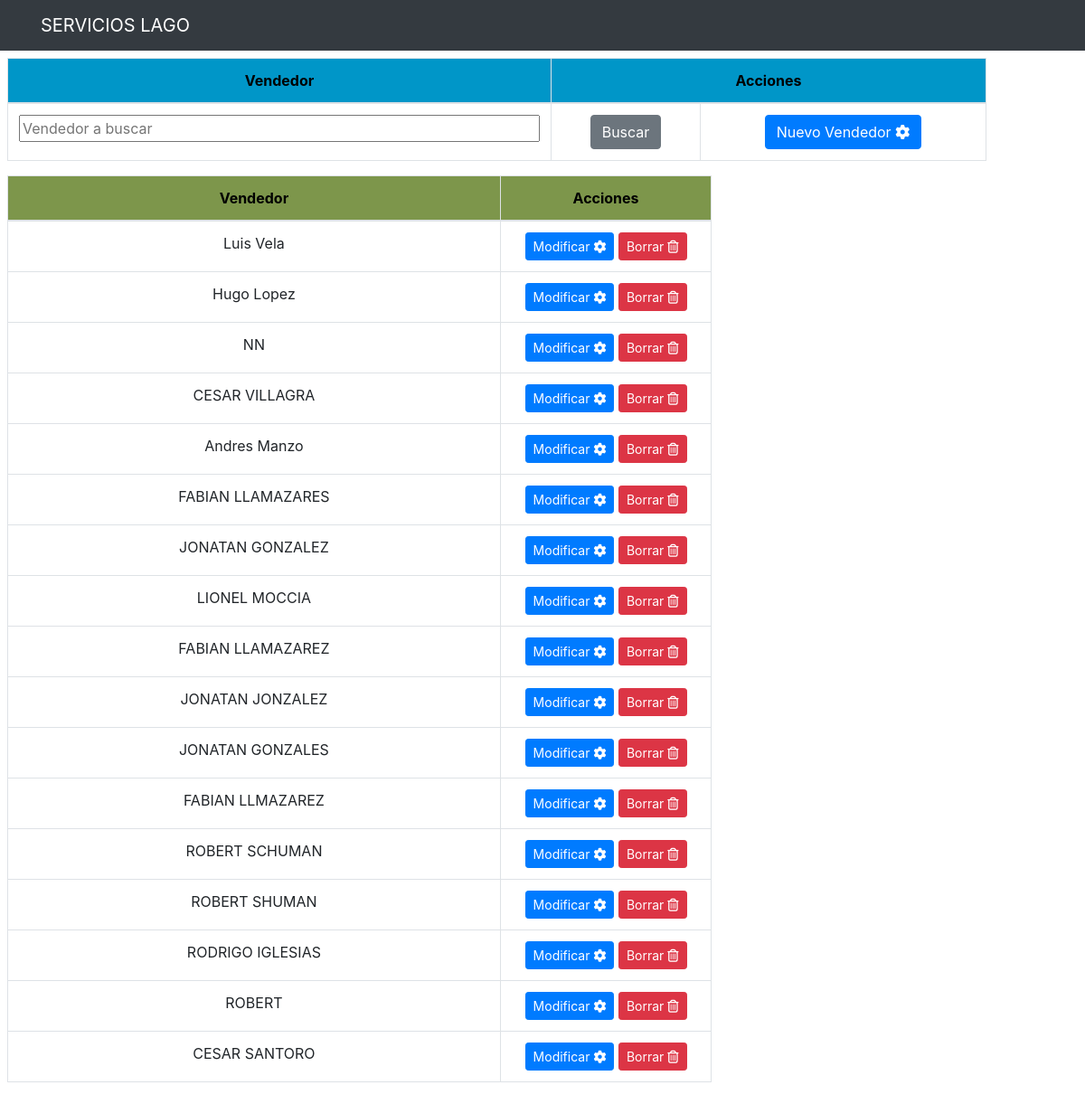
The page /abmb/vendedores.php on the database its author committed.
### tables this page shows
CREATE TABLE `vendedores` (
  `id` int(5) NOT NULL,
  `Vendedor` varchar(17) DEFAULT NULL
);

### abmb/vendedores.php (the view, shortened to what this page needs)
<?php
$esta = $_SERVER['PHP_SELF'];
?>
<div class="col-md-12 container p-2">
	<div class="row">
		<div class="col-md-11">
			<form action="<?php echo $esta ?>" method="POST">
				<table class="table table-bordered">
					<thead class="thead-cel" style="text-align:center">
						<tr>
							<th style="width: 50%">Vendedor</th>
							<th style="width: 40%" colspan=2>Acciones</th>
						</tr>
					</thead>
					<tbody>
							<tr>
								<td><input text="vend" name="vend" style="width: 100%" placeholder="Vendedor a buscar"></td>
								<td><input type="submit" name="Busca" value="Buscar" class="btn btn-secondary"></td>
								<td><a href="/Servicios/Altas/altavend.php?flag=0" class="btn btn-primary"> Nuevo Vendedor <i class="fa fa-cog fa-spin"></i>
								</a></td>
							</tr>
					</tbody>
				</table>
			</form>
		</div>
	</div>
	<div class="row">
		<div class="col-md-8">
				<table class="table table-condensed table-bordered table-hover">
					<thead class="thead-dario" style="text-align:center">
						<tr>
							<th style="width: 70%">Vendedor</th>
							<th style="width: 30%">Acciones</th>
					</thead>
					<tbody>
						<?php
							if (isset($_POST['Busca'])){
								$mivend= '%' . $_POST['vend'] . '%';
								$query = "SELECT * FROM vendedores WHERE Vendedor like '$mivend'";
							}
							else{
								$query = "SELECT * FROM vendedores";
							}
							$result_tasks = mysqli_query($conn,$query);
							while ($row=mysqli_fetch_array($result_tasks)) {
						?>
								<tr>
									<td><?php echo $row['Vendedor'] ?></td>
									<td>
										<a href="/Servicios/Modif/modifvend.php?id=<?php echo $row['id'] ?>" class=
										"btn btn-primary btn-sm">
											Modificar <i class="fa fa-cog fa-spin"></i>
										</a>
										<a href="/Servicios/Bajas/borravend.php?id=<?php echo $row['id'] ?>" class=
										"btn btn-danger btn-sm">
											Borrar <i class="far fa-trash-alt"></i>
										</a>
									</td>
								</tr>
						<?php }
						?>
					</tbody>
				</table>
		</div>
	</div>
</div>

### includes/header.php (style rules this page uses)
.container { text-align: center; }
.thead-cel { background-color: rgb(0, 150, 200); color: black; }
.thead-dario { background-color: rgb(125, 150, 75); color: black; }

### rows shown on the page
vendedores: Vendedor "Luis Vela"
vendedores: Vendedor "Hugo Lopez"
vendedores: Vendedor "NN"
vendedores: Vendedor "CESAR VILLAGRA"
vendedores: Vendedor "Andres Manzo"
vendedores: Vendedor "FABIAN LLAMAZARES"
vendedores: Vendedor "JONATAN GONZALEZ"
vendedores: Vendedor "LIONEL MOCCIA"
vendedores: Vendedor "FABIAN LLAMAZAREZ"
vendedores: Vendedor "JONATAN JONZALEZ"
vendedores: Vendedor "JONATAN GONZALES"
vendedores: Vendedor "FABIAN LLMAZAREZ"
vendedores: Vendedor "ROBERT SCHUMAN"
vendedores: Vendedor "ROBERT SHUMAN"
vendedores: Vendedor "RODRIGO IGLESIAS"
vendedores: Vendedor "ROBERT"
vendedores: Vendedor "CESAR SANTORO"
